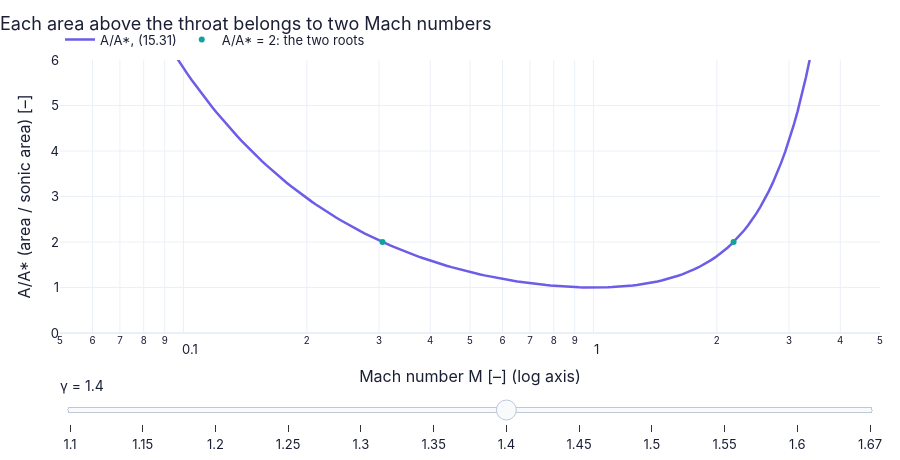
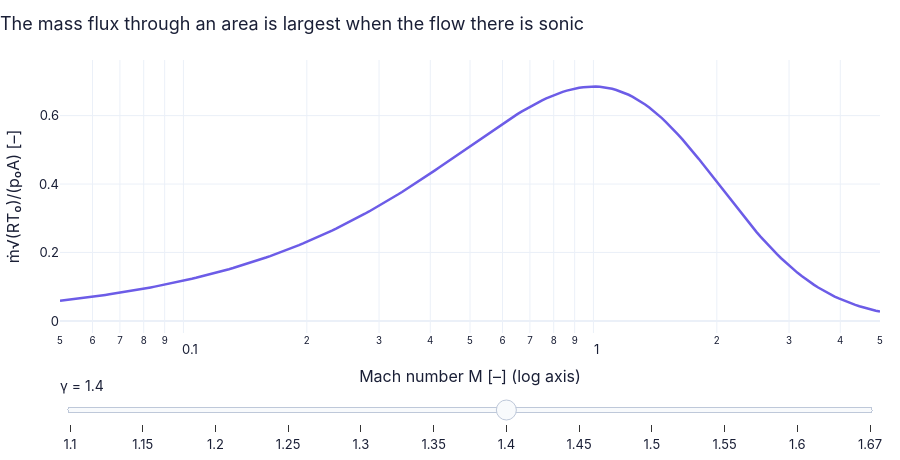

Notebook code cell kept with these figures, in order:
### Markdown cell above
**What does the code above do?**

The flux function $\dfrac{\dot m\sqrt{RT_0}}{p_0A}=\sqrt\gamma\,M\left(1+\dfrac{\gamma-1}{2}M^2\right)^{-(\gamma+1)/(2(\gamma-1))}$ (ours) is largest at M = 1, where it equals $\sqrt\gamma\,(2/(\gamma+1))^3$ = 0.6847;
with our nozzle's supply that is 1.010 kg/s — the same number C03 found at the throat.

### Code cell
M = np.geomspace(0.05, 5.0, 200)                             # Mach numbers, log-spaced
gammas = [1.1, 1.15, 1.2, 1.25, 1.3, 1.35, 1.4, 1.45, 1.5, 1.55, 1.6, 5 / 3]                         # gamma slider
def area(g):                                                 # the curves for one gamma
    ms, mp = GD.mach_from_area_ratio(2.0, g, branch="subsonic"), GD.mach_from_area_ratio(2.0, g, branch="supersonic")   # the two roots of A/A* = 2
    return {"A/A*, (15.31)": (M, GD.area_ratio(M, g)), "A/A* = 2: the two roots": ([ms, mp], [2.0, 2.0])}   # curve + two dots
fig_a = slider_figure(area, "γ", gammas, xlabel="Mach number M [–] (log axis)", ylabel="A/A* (area / sonic area) [–]",   # one figure, slider over gamma
                      title="Each area above the throat belongs to two Mach numbers", yrange=[0, 6],   # the message; fixed y-range
                      modes={"A/A* = 2: the two roots": "markers"}, active=gammas.index(1.4))   # roots as dots; open on air
fig_a.update_xaxes(type="log", range=[np.log10(0.05), np.log10(5.0)])   # log axis: subsonic and supersonic get equal room
fig_a.show()   # display
fig_b = slider_figure(lambda g: {"mass flux function (ours)": (M, GD.mass_flux_function(M, g))}, "γ", gammas,   # the flux function for each gamma
                      xlabel="Mach number M [–] (log axis)", ylabel="ṁ√(RT₀)/(p₀A) [–]",   # axis labels
                      title="The mass flux through an area is largest when the flow there is sonic",   # the message
                      active=gammas.index(1.4))               # open on air, gamma = 1.4
fig_b.update_xaxes(type="log", range=[np.log10(0.05), np.log10(5.0)])   # same axis
fig_b.show()   # display

### Figure 1 — Plotly figure (JSON) as saved in the notebook; plotly's stock layout.template omitted (floating-point values rounded to 4 significant figures; data arrays with more than 128 entries replaced by an {"elided": "..."} marker saying what was removed)
{"data": [{"hovertemplate": "A/A*, (15.31): %{y:.4g}<extra>γ = 1.1 </extra>", "line": {"color": "#6c5ce7", "width": 2.5}, "mode": "lines", "name": "A/A*, (15.31)", "type": "scatter", "visible": false, "x": {"elided": "200 float values"}, "y": {"elided": "200 float values"}}, {"hovertemplate": "A/A* = 2: the two roots: %{y:.4g}<extra>γ = 1.1 </extra>", "line": {"color": "#0fa39c", "width": 2.5}, "mode": "markers", "name": "A/A* = 2: the two roots", "type": "scatter", "visible": false, "x": [0.3156, 1.987], "y": [2.0, 2.0]}, {"hovertemplate": "A/A*, (15.31): %{y:.4g}<extra>γ = 1.15 </extra>", "line": {"color": "#6c5ce7", "width": 2.5}, "mode": "lines", "name": "A/A*, (15.31)", "type": "scatter", "visible": false, "x": {"elided": "200 float values"}, "y": {"elided": "200 float values"}}, {"hovertemplate": "A/A* = 2: the two roots: %{y:.4g}<extra>γ = 1.15 </extra>", "line": {"color": "#0fa39c", "width": 2.5}, "mode": "markers", "name": "A/A* = 2: the two roots", "type": "scatter", "visible": false, "x": [0.3139, 2.021], "y": [2.0, 2.0]}, {"hovertemplate": "A/A*, (15.31): %{y:.4g}<extra>γ = 1.2 </extra>", "line": {"color": "#6c5ce7", "width": 2.5}, "mode": "lines", "name": "A/A*, (15.31)", "type": "scatter", "visible": false, "x": {"elided": "200 float values"}, "y": {"elided": "200 float values"}}, {"hovertemplate": "A/A* = 2: the two roots: %{y:.4g}<extra>γ = 1.2 </extra>", "line": {"color": "#0fa39c", "width": 2.5}, "mode": "markers", "name": "A/A* = 2: the two roots", "type": "scatter", "visible": false, "x": [0.3122, 2.055], "y": [2.0, 2.0]}, {"hovertemplate": "A/A*, (15.31): %{y:.4g}<extra>γ = 1.25 </extra>", "line": {"color": "#6c5ce7", "width": 2.5}, "mode": "lines", "name": "A/A*, (15.31)", "type": "scatter", "visible": false, "x": {"elided": "200 float values"}, "y": {"elided": "200 float values"}}, {"hovertemplate": "A/A* = 2: the two roots: %{y:.4g}<extra>γ = 1.25 </extra>", "line": {"color": "#0fa39c", "width": 2.5}, "mode": "markers", "name": "A/A* = 2: the two roots", "type": "scatter", "visible": false, "x": [0.3106, 2.09], "y": [2.0, 2.0]}, {"hovertemplate": "A/A*, (15.31): %{y:.4g}<extra>γ = 1.3 </extra>", "line": {"color": "#6c5ce7", "width": 2.5}, "mode": "lines", "name": "A/A*, (15.31)", "type": "scatter", "visible": false, "x": {"elided": "200 float values"}, "y": {"elided": "200 float values"}}, {"hovertemplate": "A/A* = 2: the two roots: %{y:.4g}<extra>γ = 1.3 </extra>", "line": {"color": "#0fa39c", "width": 2.5}, "mode": "markers", "name": "A/A* = 2: the two roots", "type": "scatter", "visible": false, "x": [0.309, 2.125], "y": [2.0, 2.0]}, {"hovertemplate": "A/A*, (15.31): %{y:.4g}<extra>γ = 1.35 </extra>", "line": {"color": "#6c5ce7", "width": 2.5}, "mode": "lines", "name": "A/A*, (15.31)", "type": "scatter", "visible": false, "x": {"elided": "200 float values"}, "y": {"elided": "200 float values"}}, {"hovertemplate": "A/A* = 2: the two roots: %{y:.4g}<extra>γ = 1.35 </extra>", "line": {"color": "#0fa39c", "width": 2.5}, "mode": "markers", "name": "A/A* = 2: the two roots", "type": "scatter", "visible": false, "x": [0.3074, 2.161], "y": [2.0, 2.0]}, {"hovertemplate": "A/A*, (15.31): %{y:.4g}<extra>γ = 1.4 </extra>", "line": {"color": "#6c5ce7", "width": 2.5}, "mode": "lines", "name": "A/A*, (15.31)", "type": "scatter", "visible": true, "x": {"elided": "200 float values"}, "y": {"elided": "200 float values"}}, {"hovertemplate": "A/A* = 2: the two roots: %{y:.4g}<extra>γ = 1.4 </extra>", "line": {"color": "#0fa39c", "width": 2.5}, "mode": "markers", "name": "A/A* = 2: the two roots", "type": "scatter", "visible": true, "x": [0.3059, 2.197], "y": [2.0, 2.0]}, {"hovertemplate": "A/A*, (15.31): %{y:.4g}<extra>γ = 1.45 </extra>", "line": {"color": "#6c5ce7", "width": 2.5}, "mode": "lines", "name": "A/A*, (15.31)", "type": "scatter", "visible": false, "x": {"elided": "200 float values"}, "y": {"elided": "200 float values"}}, {"hovertemplate": "A/A* = 2: the two roots: %{y:.4g}<extra>γ = 1.45 </extra>", "line": {"color": "#0fa39c", "width": 2.5}, "mode": "markers", "name": "A/A* = 2: the two roots", "type": "scatter", "visible": false, "x": [0.3044, 2.234], "y": [2.0, 2.0]}, {"hovertemplate": "A/A*, (15.31): %{y:.4g}<extra>γ = 1.5 </extra>", "line": {"color": "#6c5ce7", "width": 2.5}, "mode": "lines", "name": "A/A*, (15.31)", "type": "scatter", "visible": false, "x": {"elided": "200 float values"}, "y": {"elided": "200 float values"}}, {"hovertemplate": "A/A* = 2: the two roots: %{y:.4g}<extra>γ = 1.5 </extra>", "line": {"color": "#0fa39c", "width": 2.5}, "mode": "markers", "name": "A/A* = 2: the two roots", "type": "scatter", "visible": false, "x": [0.3029, 2.272], "y": [2.0, 2.0]}, {"hovertemplate": "A/A*, (15.31): %{y:.4g}<extra>γ = 1.55 </extra>", "line": {"color": "#6c5ce7", "width": 2.5}, "mode": "lines", "name": "A/A*, (15.31)", "type": "scatter", "visible": false, "x": {"elided": "200 float values"}, "y": {"elided": "200 float values"}}, {"hovertemplate": "A/A* = 2: the two roots: %{y:.4g}<extra>γ = 1.55 </extra>", "line": {"color": "#0fa39c", "width": 2.5}, "mode": "markers", "name": "A/A* = 2: the two roots", "type": "scatter", "visible": false, "x": [0.3015, 2.31], "y": [2.0, 2.0]}, {"hovertemplate": "A/A*, (15.31): %{y:.4g}<extra>γ = 1.6 </extra>", "line": {"color": "#6c5ce7", "width": 2.5}, "mode": "lines", "name": "A/A*, (15.31)", "type": "scatter", "visible": false, "x": {"elided": "200 float values"}, "y": {"elided": "200 float values"}}, {"hovertemplate": "A/A* = 2: the two roots: %{y:.4g}<extra>γ = 1.6 </extra>", "line": {"color": "#0fa39c", "width": 2.5}, "mode": "markers", "name": "A/A* = 2: the two roots", "type": "scatter", "visible": false, "x": [0.3, 2.349], "y": [2.0, 2.0]}, {"hovertemplate": "A/A*, (15.31): %{y:.4g}<extra>γ = 1.67 </extra>", "line": {"color": "#6c5ce7", "width": 2.5}, "mode": "lines", "name": "A/A*, (15.31)", "type": "scatter", "visible": false, "x": {"elided": "200 float values"}, "y": {"elided": "200 float values"}}, {"hovertemplate": "A/A* = 2: the two roots: %{y:.4g}<extra>γ = 1.67 </extra>", "line": {"color": "#0fa39c", "width": 2.5}, "mode": "markers", "name": "A/A* = 2: the two roots", "type": "scatter", "visible": false, "x": [0.2982, 2.401], "y": [2.0, 2.0]}], "layout": {"colorway": ["#6c5ce7", "#0fa39c", "#f97316", "#2563eb", "#e11d6a", "#d97706"], "font": {"color": "#1a1f36", "family": "Inter, -apple-system, Segoe UI, Roboto, sans-serif", "size": 13}, "height": 460, "hovermode": "x unified", "legend": {"orientation": "h", "x": 0, "xanchor": "left", "y": 1.02, "yanchor": "bottom"}, "margin": {"b": 90, "l": 60, "r": 20, "t": 60}, "sliders": [{"active": 6, "currentvalue": {"font": {"size": 14}, "prefix": "γ = ", "suffix": " "}, "pad": {"t": 40}, "steps": [{"args": [{"visible": [true, true, false, false, false, false, false, false, false, false, false, false, false, false, false, false, false, false, false, false, false, false, false, false]}], "label": "1.1", "method": "update"}, {"args": [{"visible": [false, false, true, true, false, false, false, false, false, false, false, false, false, false, false, false, false, false, false, false, false, false, false, false]}], "label": "1.15", "method": "update"}, {"args": [{"visible": [false, false, false, false, true, true, false, false, false, false, false, false, false, false, false, false, false, false, false, false, false, false, false, false]}], "label": "1.2", "method": "update"}, {"args": [{"visible": [false, false, false, false, false, false, true, true, false, false, false, false, false, false, false, false, false, false, false, false, false, false, false, false]}], "label": "1.25", "method": "update"}, {"args": [{"visible": [false, false, false, false, false, false, false, false, true, true, false, false, false, false, false, false, false, false, false, false, false, false, false, false]}], "label": "1.3", "method": "update"}, {"args": [{"visible": [false, false, false, false, false, false, false, false, false, false, true, true, false, false, false, false, false, false, false, false, false, false, false, false]}], "label": "1.35", "method": "update"}, {"args": [{"visible": [false, false, false, false, false, false, false, false, false, false, false, false, true, true, false, false, false, false, false, false, false, false, false, false]}], "label": "1.4", "method": "update"}, {"args": [{"visible": [false, false, false, false, false, false, false, false, false, false, false, false, false, false, true, true, false, false, false, false, false, false, false, false]}], "label": "1.45", "method": "update"}, {"args": [{"visible": [false, false, false, false, false, false, false, false, false, false, false, false, false, false, false, false, true, true, false, false, false, false, false, false]}], "label": "1.5", "method": "update"}, {"args": [{"visible": [false, false, false, false, false, false, false, false, false, false, false, false, false, false, false, false, false, false, true, true, false, false, false, false]}], "label": "1.55", "method": "update"}, {"args": [{"visible": [false, false, false, false, false, false, false, false, false, false, false, false, false, false, false, false, false, false, false, false, true, true, false, false]}], "label": "1.6", "method": "update"}, {"args": [{"visible": [false, false, false, false, false, false, false, false, false, false, false, false, false, false, false, false, false, false, false, false, false, false, true, true]}], "label": "1.67", "method": "update"}]}], "title": {"text": "Each area above the throat belongs to two Mach numbers", "x": 0}, "xaxis": {"range": [-1.301, 0.699], "title": {"text": "Mach number M [–] (log axis)"}, "type": "log"}, "yaxis": {"range": [0, 6], "title": {"text": "A/A* (area / sonic area) [–]"}}}}

### Figure 2 — Plotly figure (JSON) as saved in the notebook; plotly's stock layout.template omitted (floating-point values rounded to 4 significant figures; data arrays with more than 128 entries replaced by an {"elided": "..."} marker saying what was removed)
{"data": [{"hovertemplate": "mass flux function (ours): %{y:.4g}<extra>γ = 1.1 </extra>", "line": {"color": "#6c5ce7", "width": 2.5}, "mode": "lines", "name": "mass flux function (ours)", "type": "scatter", "visible": false, "x": {"elided": "200 float values"}, "y": {"elided": "200 float values"}}, {"hovertemplate": "mass flux function (ours): %{y:.4g}<extra>γ = 1.15 </extra>", "line": {"color": "#6c5ce7", "width": 2.5}, "mode": "lines", "name": "mass flux function (ours)", "type": "scatter", "visible": false, "x": {"elided": "200 float values"}, "y": {"elided": "200 float values"}}, {"hovertemplate": "mass flux function (ours): %{y:.4g}<extra>γ = 1.2 </extra>", "line": {"color": "#6c5ce7", "width": 2.5}, "mode": "lines", "name": "mass flux function (ours)", "type": "scatter", "visible": false, "x": {"elided": "200 float values"}, "y": {"elided": "200 float values"}}, {"hovertemplate": "mass flux function (ours): %{y:.4g}<extra>γ = 1.25 </extra>", "line": {"color": "#6c5ce7", "width": 2.5}, "mode": "lines", "name": "mass flux function (ours)", "type": "scatter", "visible": false, "x": {"elided": "200 float values"}, "y": {"elided": "200 float values"}}, {"hovertemplate": "mass flux function (ours): %{y:.4g}<extra>γ = 1.3 </extra>", "line": {"color": "#6c5ce7", "width": 2.5}, "mode": "lines", "name": "mass flux function (ours)", "type": "scatter", "visible": false, "x": {"elided": "200 float values"}, "y": {"elided": "200 float values"}}, {"hovertemplate": "mass flux function (ours): %{y:.4g}<extra>γ = 1.35 </extra>", "line": {"color": "#6c5ce7", "width": 2.5}, "mode": "lines", "name": "mass flux function (ours)", "type": "scatter", "visible": false, "x": {"elided": "200 float values"}, "y": {"elided": "200 float values"}}, {"hovertemplate": "mass flux function (ours): %{y:.4g}<extra>γ = 1.4 </extra>", "line": {"color": "#6c5ce7", "width": 2.5}, "mode": "lines", "name": "mass flux function (ours)", "type": "scatter", "visible": true, "x": {"elided": "200 float values"}, "y": {"elided": "200 float values"}}, {"hovertemplate": "mass flux function (ours): %{y:.4g}<extra>γ = 1.45 </extra>", "line": {"color": "#6c5ce7", "width": 2.5}, "mode": "lines", "name": "mass flux function (ours)", "type": "scatter", "visible": false, "x": {"elided": "200 float values"}, "y": {"elided": "200 float values"}}, {"hovertemplate": "mass flux function (ours): %{y:.4g}<extra>γ = 1.5 </extra>", "line": {"color": "#6c5ce7", "width": 2.5}, "mode": "lines", "name": "mass flux function (ours)", "type": "scatter", "visible": false, "x": {"elided": "200 float values"}, "y": {"elided": "200 float values"}}, {"hovertemplate": "mass flux function (ours): %{y:.4g}<extra>γ = 1.55 </extra>", "line": {"color": "#6c5ce7", "width": 2.5}, "mode": "lines", "name": "mass flux function (ours)", "type": "scatter", "visible": false, "x": {"elided": "200 float values"}, "y": {"elided": "200 float values"}}, {"hovertemplate": "mass flux function (ours): %{y:.4g}<extra>γ = 1.6 </extra>", "line": {"color": "#6c5ce7", "width": 2.5}, "mode": "lines", "name": "mass flux function (ours)", "type": "scatter", "visible": false, "x": {"elided": "200 float values"}, "y": {"elided": "200 float values"}}, {"hovertemplate": "mass flux function (ours): %{y:.4g}<extra>γ = 1.67 </extra>", "line": {"color": "#6c5ce7", "width": 2.5}, "mode": "lines", "name": "mass flux function (ours)", "type": "scatter", "visible": false, "x": {"elided": "200 float values"}, "y": {"elided": "200 float values"}}], "layout": {"colorway": ["#6c5ce7", "#0fa39c", "#f97316", "#2563eb", "#e11d6a", "#d97706"], "font": {"color": "#1a1f36", "family": "Inter, -apple-system, Segoe UI, Roboto, sans-serif", "size": 13}, "height": 460, "hovermode": "x unified", "legend": {"orientation": "h", "x": 0, "xanchor": "left", "y": 1.02, "yanchor": "bottom"}, "margin": {"b": 90, "l": 60, "r": 20, "t": 60}, "sliders": [{"active": 6, "currentvalue": {"font": {"size": 14}, "prefix": "γ = ", "suffix": " "}, "pad": {"t": 40}, "steps": [{"args": [{"visible": [true, false, false, false, false, false, false, false, false, false, false, false]}], "label": "1.1", "method": "update"}, {"args": [{"visible": [false, true, false, false, false, false, false, false, false, false, false, false]}], "label": "1.15", "method": "update"}, {"args": [{"visible": [false, false, true, false, false, false, false, false, false, false, false, false]}], "label": "1.2", "method": "update"}, {"args": [{"visible": [false, false, false, true, false, false, false, false, false, false, false, false]}], "label": "1.25", "method": "update"}, {"args": [{"visible": [false, false, false, false, true, false, false, false, false, false, false, false]}], "label": "1.3", "method": "update"}, {"args": [{"visible": [false, false, false, false, false, true, false, false, false, false, false, false]}], "label": "1.35", "method": "update"}, {"args": [{"visible": [false, false, false, false, false, false, true, false, false, false, false, false]}], "label": "1.4", "method": "update"}, {"args": [{"visible": [false, false, false, false, false, false, false, true, false, false, false, false]}], "label": "1.45", "method": "update"}, {"args": [{"visible": [false, false, false, false, false, false, false, false, true, false, false, false]}], "label": "1.5", "method": "update"}, {"args": [{"visible": [false, false, false, false, false, false, false, false, false, true, false, false]}], "label": "1.55", "method": "update"}, {"args": [{"visible": [false, false, false, false, false, false, false, false, false, false, true, false]}], "label": "1.6", "method": "update"}, {"args": [{"visible": [false, false, false, false, false, false, false, false, false, false, false, true]}], "label": "1.67", "method": "update"}]}], "title": {"text": "The mass flux through an area is largest when the flow there is sonic", "x": 0}, "xaxis": {"range": [-1.301, 0.699], "title": {"text": "Mach number M [–] (log axis)"}, "type": "log"}, "yaxis": {"range": [-0.0352, 0.7624], "title": {"text": "ṁ√(RT₀)/(p₀A) [–]"}}}}
